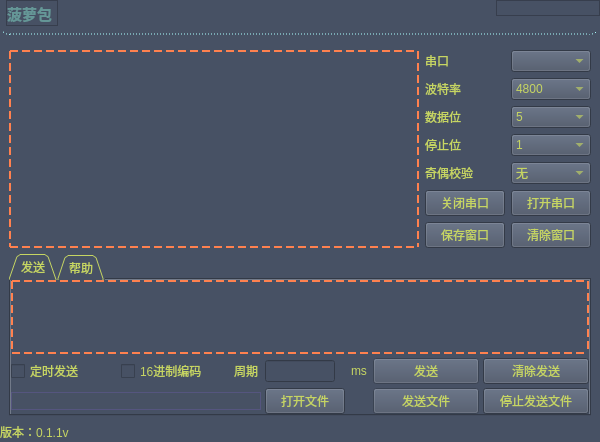
<?xml version="1.0" encoding="UTF-8"?>
<ui version="4.0">
 <class>MainWindow</class>
 <widget class="QMainWindow" name="MainWindow">
  <property name="geometry">
   <rect>
    <x>0</x>
    <y>0</y>
    <width>600</width>
    <height>400</height>
   </rect>
  </property>
  <property name="windowTitle">
   <string>MainWindow</string>
  </property>
  <property name="autoFillBackground">
   <bool>false</bool>
  </property>
  <property name="styleSheet">
   <string notr="true">*{
	background-color: #475164;

	color: rgb(198, 213, 98);
}


#titleBarWidget{
	border-bottom: 1px dashed  rgb(170, 255, 255);
	border-radius: 10px;
}

#logoLabel{
	
	color: rgb(101, 151, 151);
}
#closeButton, #maximizeButton, #minimizeButton{
	border: none;
}

#receivePlainTextEdit,#sendPlainTextEdit{
	border: 2px dashed #ff814f;
}
#openFileLineEdit,#cycleLineEdit{
	border:1px solid #55557f;
}</string>
  </property>
  <widget class="QWidget" name="centralwidget">
   <layout class="QVBoxLayout" name="verticalLayout">
    <property name="leftMargin">
     <number>0</number>
    </property>
    <property name="topMargin">
     <number>0</number>
    </property>
    <property name="rightMargin">
     <number>0</number>
    </property>
    <property name="bottomMargin">
     <number>0</number>
    </property>
    <item>
     <widget class="QWidget" name="titleBarWidget" native="true">
      <property name="minimumSize">
       <size>
        <width>0</width>
        <height>35</height>
       </size>
      </property>
      <property name="maximumSize">
       <size>
        <width>16777215</width>
        <height>35</height>
       </size>
      </property>
      <layout class="QHBoxLayout" name="horizontalLayout">
       <property name="leftMargin">
        <number>6</number>
       </property>
       <property name="topMargin">
        <number>0</number>
       </property>
       <property name="rightMargin">
        <number>0</number>
       </property>
       <property name="bottomMargin">
        <number>0</number>
       </property>
       <item alignment="Qt::AlignLeft|Qt::AlignTop">
        <widget class="QFrame" name="frame">
         <property name="frameShape">
          <enum>QFrame::StyledPanel</enum>
         </property>
         <property name="frameShadow">
          <enum>QFrame::Raised</enum>
         </property>
         <layout class="QHBoxLayout" name="horizontalLayout_4">
          <property name="leftMargin">
           <number>0</number>
          </property>
          <property name="topMargin">
           <number>0</number>
          </property>
          <property name="rightMargin">
           <number>0</number>
          </property>
          <property name="bottomMargin">
           <number>0</number>
          </property>
          <item>
           <widget class="QLabel" name="logoLabel">
            <property name="minimumSize">
             <size>
              <width>50</width>
              <height>24</height>
             </size>
            </property>
            <property name="maximumSize">
             <size>
              <width>50</width>
              <height>30</height>
             </size>
            </property>
            <property name="font">
             <font>
              <family>华文宋体</family>
              <pointsize>11</pointsize>
              <bold>true</bold>
             </font>
            </property>
            <property name="text">
             <string>菠萝包</string>
            </property>
           </widget>
          </item>
         </layout>
        </widget>
       </item>
       <item alignment="Qt::AlignRight|Qt::AlignTop">
        <widget class="QFrame" name="frame_3">
         <property name="frameShape">
          <enum>QFrame::StyledPanel</enum>
         </property>
         <property name="frameShadow">
          <enum>QFrame::Raised</enum>
         </property>
         <layout class="QHBoxLayout" name="horizontalLayout_6">
          <property name="leftMargin">
           <number>0</number>
          </property>
          <property name="topMargin">
           <number>0</number>
          </property>
          <property name="rightMargin">
           <number>0</number>
          </property>
          <property name="bottomMargin">
           <number>0</number>
          </property>
          <item>
           <widget class="QPushButton" name="minimizeButton">
            <property name="maximumSize">
             <size>
              <width>30</width>
              <height>30</height>
             </size>
            </property>
            <property name="text">
             <string/>
            </property>
            <property name="icon">
             <iconset resource="resource.qrc">
              <normaloff>:/icons/qresource/icons/minus.svg</normaloff>:/icons/qresource/icons/minus.svg</iconset>
            </property>
            <property name="iconSize">
             <size>
              <width>24</width>
              <height>24</height>
             </size>
            </property>
           </widget>
          </item>
          <item>
           <widget class="QPushButton" name="maximizeButton">
            <property name="maximumSize">
             <size>
              <width>30</width>
              <height>30</height>
             </size>
            </property>
            <property name="text">
             <string/>
            </property>
            <property name="icon">
             <iconset resource="resource.qrc">
              <normaloff>:/icons/qresource/icons/maximize-2.svg</normaloff>:/icons/qresource/icons/maximize-2.svg</iconset>
            </property>
            <property name="iconSize">
             <size>
              <width>24</width>
              <height>24</height>
             </size>
            </property>
           </widget>
          </item>
          <item>
           <widget class="QPushButton" name="closeButton">
            <property name="maximumSize">
             <size>
              <width>30</width>
              <height>30</height>
             </size>
            </property>
            <property name="text">
             <string/>
            </property>
            <property name="icon">
             <iconset resource="resource.qrc">
              <normaloff>:/icons/qresource/icons/x.svg</normaloff>:/icons/qresource/icons/x.svg</iconset>
            </property>
            <property name="iconSize">
             <size>
              <width>24</width>
              <height>24</height>
             </size>
            </property>
           </widget>
          </item>
         </layout>
        </widget>
       </item>
      </layout>
     </widget>
    </item>
    <item>
     <widget class="QWidget" name="bodyContainerWidget" native="true">
      <layout class="QGridLayout" name="gridLayout">
       <property name="bottomMargin">
        <number>0</number>
       </property>
       <item row="1" column="0" colspan="2">
        <widget class="QWidget" name="sendWidget" native="true">
         <property name="autoFillBackground">
          <bool>false</bool>
         </property>
         <layout class="QHBoxLayout" name="horizontalLayout_2">
          <property name="leftMargin">
           <number>0</number>
          </property>
          <property name="topMargin">
           <number>0</number>
          </property>
          <property name="rightMargin">
           <number>0</number>
          </property>
          <property name="bottomMargin">
           <number>0</number>
          </property>
          <item>
           <widget class="QTabWidget" name="sendTabWidget">
            <property name="autoFillBackground">
             <bool>false</bool>
            </property>
            <property name="styleSheet">
             <string notr="true"/>
            </property>
            <property name="tabShape">
             <enum>QTabWidget::Triangular</enum>
            </property>
            <property name="currentIndex">
             <number>0</number>
            </property>
            <widget class="QWidget" name="sendTab">
             <property name="autoFillBackground">
              <bool>false</bool>
             </property>
             <attribute name="title">
              <string>发送</string>
             </attribute>
             <layout class="QGridLayout" name="gridLayout_2">
              <property name="leftMargin">
               <number>0</number>
              </property>
              <property name="topMargin">
               <number>0</number>
              </property>
              <property name="rightMargin">
               <number>0</number>
              </property>
              <property name="bottomMargin">
               <number>0</number>
              </property>
              <property name="spacing">
               <number>4</number>
              </property>
              <item row="1" column="2">
               <widget class="QLabel" name="label_6">
                <property name="minimumSize">
                 <size>
                  <width>30</width>
                  <height>0</height>
                 </size>
                </property>
                <property name="maximumSize">
                 <size>
                  <width>30</width>
                  <height>16777215</height>
                 </size>
                </property>
                <property name="text">
                 <string>周期</string>
                </property>
                <property name="alignment">
                 <set>Qt::AlignCenter</set>
                </property>
               </widget>
              </item>
              <item row="2" column="5">
               <widget class="QPushButton" name="sendFileButton">
                <property name="enabled">
                 <bool>false</bool>
                </property>
                <property name="text">
                 <string>发送文件</string>
                </property>
               </widget>
              </item>
              <item row="1" column="5">
               <widget class="QPushButton" name="sendButton">
                <property name="enabled">
                 <bool>false</bool>
                </property>
                <property name="text">
                 <string>发送</string>
                </property>
               </widget>
              </item>
              <item row="1" column="3">
               <widget class="QLineEdit" name="timerCycleLineEdit">
                <property name="minimumSize">
                 <size>
                  <width>50</width>
                  <height>0</height>
                 </size>
                </property>
                <property name="maximumSize">
                 <size>
                  <width>70</width>
                  <height>16777215</height>
                 </size>
                </property>
                <property name="inputMask">
                 <string/>
                </property>
                <property name="text">
                 <string/>
                </property>
                <property name="placeholderText">
                 <string/>
                </property>
               </widget>
              </item>
              <item row="2" column="6">
               <widget class="QPushButton" name="stopSendButton">
                <property name="text">
                 <string>停止发送文件</string>
                </property>
               </widget>
              </item>
              <item row="1" column="4">
               <widget class="QLabel" name="label_7">
                <property name="minimumSize">
                 <size>
                  <width>20</width>
                  <height>0</height>
                 </size>
                </property>
                <property name="maximumSize">
                 <size>
                  <width>20</width>
                  <height>16777215</height>
                 </size>
                </property>
                <property name="text">
                 <string>ms</string>
                </property>
                <property name="alignment">
                 <set>Qt::AlignCenter</set>
                </property>
               </widget>
              </item>
              <item row="1" column="6">
               <widget class="QPushButton" name="closeSendButton">
                <property name="text">
                 <string>清除发送</string>
                </property>
               </widget>
              </item>
              <item row="1" column="0">
               <widget class="QCheckBox" name="timerCheckBox">
                <property name="text">
                 <string>定时发送</string>
                </property>
               </widget>
              </item>
              <item row="0" column="0" colspan="7">
               <widget class="QPlainTextEdit" name="sendPlainTextEdit">
                <property name="autoFillBackground">
                 <bool>true</bool>
                </property>
                <property name="readOnly">
                 <bool>false</bool>
                </property>
                <property name="plainText">
                 <string/>
                </property>
                <property name="overwriteMode">
                 <bool>false</bool>
                </property>
               </widget>
              </item>
              <item row="2" column="3">
               <widget class="QPushButton" name="openFileButton">
                <property name="text">
                 <string>打开文件</string>
                </property>
               </widget>
              </item>
              <item row="1" column="1">
               <widget class="QCheckBox" name="checkBox_2">
                <property name="text">
                 <string>16进制编码</string>
                </property>
               </widget>
              </item>
              <item row="2" column="0" colspan="3">
               <widget class="QLineEdit" name="openFileLineEdit">
                <property name="inputMask">
                 <string/>
                </property>
                <property name="text">
                 <string/>
                </property>
                <property name="readOnly">
                 <bool>true</bool>
                </property>
                <property name="placeholderText">
                 <string/>
                </property>
               </widget>
              </item>
             </layout>
            </widget>
            <widget class="QWidget" name="widget_5">
             <property name="accessibleName">
              <string/>
             </property>
             <attribute name="title">
              <string>帮助</string>
             </attribute>
            </widget>
           </widget>
          </item>
         </layout>
        </widget>
       </item>
       <item row="0" column="1">
        <widget class="QWidget" name="widget" native="true">
         <layout class="QFormLayout" name="formLayout">
          <property name="leftMargin">
           <number>0</number>
          </property>
          <property name="topMargin">
           <number>0</number>
          </property>
          <property name="rightMargin">
           <number>0</number>
          </property>
          <property name="bottomMargin">
           <number>0</number>
          </property>
          <item row="0" column="0">
           <widget class="QLabel" name="serialPortLabel">
            <property name="text">
             <string>串口</string>
            </property>
           </widget>
          </item>
          <item row="0" column="1">
           <widget class="QComboBox" name="serialPortComboBox"/>
          </item>
          <item row="1" column="0">
           <widget class="QLabel" name="baudRateLabel">
            <property name="text">
             <string>波特率</string>
            </property>
           </widget>
          </item>
          <item row="1" column="1">
           <widget class="QComboBox" name="baudRateComboBox">
            <property name="currentIndex">
             <number>2</number>
            </property>
            <property name="maxVisibleItems">
             <number>20</number>
            </property>
            <item>
             <property name="text">
              <string>1200</string>
             </property>
            </item>
            <item>
             <property name="text">
              <string>2400</string>
             </property>
            </item>
            <item>
             <property name="text">
              <string>4800</string>
             </property>
            </item>
            <item>
             <property name="text">
              <string>9600</string>
             </property>
            </item>
            <item>
             <property name="text">
              <string>14400</string>
             </property>
            </item>
            <item>
             <property name="text">
              <string>19200</string>
             </property>
            </item>
            <item>
             <property name="text">
              <string>38400</string>
             </property>
            </item>
            <item>
             <property name="text">
              <string>43000</string>
             </property>
            </item>
            <item>
             <property name="text">
              <string>57600</string>
             </property>
            </item>
            <item>
             <property name="text">
              <string>76800</string>
             </property>
            </item>
            <item>
             <property name="text">
              <string>115200</string>
             </property>
            </item>
            <item>
             <property name="text">
              <string>128000</string>
             </property>
            </item>
            <item>
             <property name="text">
              <string>230400</string>
             </property>
            </item>
            <item>
             <property name="text">
              <string>256000</string>
             </property>
            </item>
            <item>
             <property name="text">
              <string>460800</string>
             </property>
            </item>
            <item>
             <property name="text">
              <string>921600</string>
             </property>
            </item>
            <item>
             <property name="text">
              <string>1382400</string>
             </property>
            </item>
           </widget>
          </item>
          <item row="2" column="0">
           <widget class="QLabel" name="dataBitLabel">
            <property name="text">
             <string>数据位</string>
            </property>
           </widget>
          </item>
          <item row="2" column="1">
           <widget class="QComboBox" name="dataBitComboBox">
            <item>
             <property name="text">
              <string>5</string>
             </property>
            </item>
            <item>
             <property name="text">
              <string>6</string>
             </property>
            </item>
            <item>
             <property name="text">
              <string>7</string>
             </property>
            </item>
            <item>
             <property name="text">
              <string>8</string>
             </property>
            </item>
           </widget>
          </item>
          <item row="3" column="0">
           <widget class="QLabel" name="stapBitLabel">
            <property name="text">
             <string>停止位</string>
            </property>
           </widget>
          </item>
          <item row="3" column="1">
           <widget class="QComboBox" name="stopComboBox">
            <item>
             <property name="text">
              <string>1</string>
             </property>
            </item>
            <item>
             <property name="text">
              <string>1.5</string>
             </property>
            </item>
            <item>
             <property name="text">
              <string>2</string>
             </property>
            </item>
           </widget>
          </item>
          <item row="5" column="0">
           <widget class="QPushButton" name="closeSerialPortButton">
            <property name="text">
             <string>关闭串口</string>
            </property>
           </widget>
          </item>
          <item row="5" column="1">
           <widget class="QPushButton" name="openSerialPortButton">
            <property name="text">
             <string>打开串口</string>
            </property>
           </widget>
          </item>
          <item row="6" column="0">
           <widget class="QPushButton" name="saveWindowButton">
            <property name="text">
             <string>保存窗口</string>
            </property>
           </widget>
          </item>
          <item row="6" column="1">
           <widget class="QPushButton" name="clearWindowButton">
            <property name="text">
             <string>清除窗口</string>
            </property>
           </widget>
          </item>
          <item row="4" column="0">
           <widget class="QLabel" name="parityLabel">
            <property name="text">
             <string>奇偶校验</string>
            </property>
           </widget>
          </item>
          <item row="4" column="1">
           <widget class="QComboBox" name="parityComboBox">
            <item>
             <property name="text">
              <string>无</string>
             </property>
            </item>
            <item>
             <property name="text">
              <string>偶校验</string>
             </property>
            </item>
            <item>
             <property name="text">
              <string>奇校验</string>
             </property>
            </item>
           </widget>
          </item>
         </layout>
        </widget>
       </item>
       <item row="0" column="0">
        <widget class="QWidget" name="widget_4" native="true">
         <layout class="QHBoxLayout" name="horizontalLayout_5">
          <property name="leftMargin">
           <number>0</number>
          </property>
          <property name="topMargin">
           <number>0</number>
          </property>
          <property name="rightMargin">
           <number>0</number>
          </property>
          <property name="bottomMargin">
           <number>0</number>
          </property>
          <item>
           <widget class="QPlainTextEdit" name="receivePlainTextEdit">
            <property name="minimumSize">
             <size>
              <width>70</width>
              <height>0</height>
             </size>
            </property>
            <property name="readOnly">
             <bool>true</bool>
            </property>
            <property name="plainText">
             <string/>
            </property>
           </widget>
          </item>
         </layout>
        </widget>
       </item>
      </layout>
     </widget>
    </item>
    <item>
     <widget class="QWidget" name="widget_3" native="true">
      <property name="maximumSize">
       <size>
        <width>16777215</width>
        <height>35</height>
       </size>
      </property>
      <layout class="QHBoxLayout" name="horizontalLayout_3">
       <property name="leftMargin">
        <number>0</number>
       </property>
       <property name="topMargin">
        <number>0</number>
       </property>
       <property name="rightMargin">
        <number>0</number>
       </property>
       <property name="bottomMargin">
        <number>0</number>
       </property>
       <item>
        <widget class="QLabel" name="label_9">
         <property name="text">
          <string>版本：0.1.1v</string>
         </property>
        </widget>
       </item>
       <item>
        <widget class="QFrame" name="gg">
         <property name="minimumSize">
          <size>
           <width>20</width>
           <height>20</height>
          </size>
         </property>
         <property name="maximumSize">
          <size>
           <width>20</width>
           <height>20</height>
          </size>
         </property>
         <property name="styleSheet">
          <string notr="true"/>
         </property>
         <layout class="QHBoxLayout" name="horizontalLayout_7">
          <property name="spacing">
           <number>0</number>
          </property>
          <property name="leftMargin">
           <number>0</number>
          </property>
          <property name="topMargin">
           <number>0</number>
          </property>
          <property name="rightMargin">
           <number>0</number>
          </property>
          <property name="bottomMargin">
           <number>0</number>
          </property>
          <item>
           <widget class="QLabel" name="sizeGripLabel">
            <property name="maximumSize">
             <size>
              <width>20</width>
              <height>20</height>
             </size>
            </property>
            <property name="text">
             <string/>
            </property>
            <property name="pixmap">
             <pixmap resource="resource.qrc">:/icons/qresource/icons/command.svg</pixmap>
            </property>
            <property name="alignment">
             <set>Qt::AlignCenter</set>
            </property>
           </widget>
          </item>
         </layout>
        </widget>
       </item>
      </layout>
     </widget>
    </item>
   </layout>
  </widget>
 </widget>
 <resources>
  <include location="resource.qrc"/>
 </resources>
 <connections/>
</ui>
